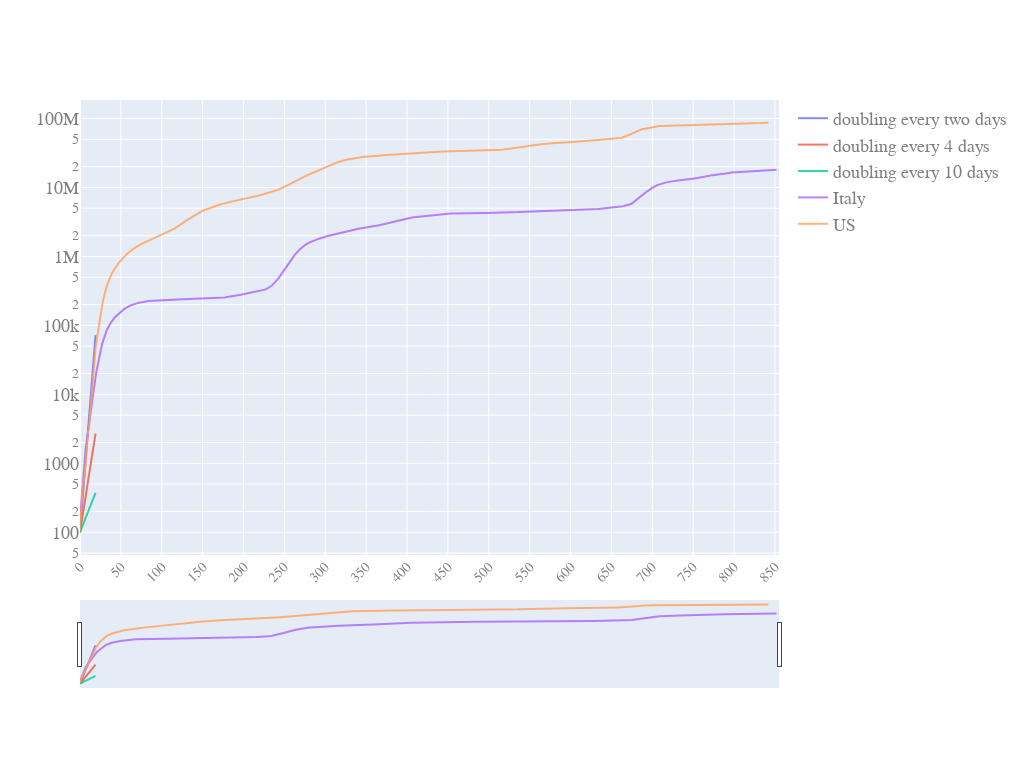

Here is the notebook cell this chart was saved with:
### Code cell
generate_plot(pd_sync_timelines_w_slope.date,
           pd_sync_timelines_w_slope.iloc[:,0:5],
           y_scale='log',
           slider=True)

### Figure 1 — Plotly figure (JSON) as saved in the notebook; plotly's stock layout.template omitted (floating-point values rounded to 4 significant figures; data arrays with more than 128 entries replaced by an {"elided": "..."} marker saying what was removed)
{"data": [{"name": "doubling every two days", "opacity": 0.8, "type": "scatter", "x": {"elided": "856 int values"}, "y": {"elided": "856 float values"}}, {"name": "doubling every 4 days", "opacity": 0.8, "type": "scatter", "x": {"elided": "856 int values"}, "y": {"elided": "856 float values"}}, {"name": "doubling every 10 days", "opacity": 0.8, "type": "scatter", "x": {"elided": "856 int values"}, "y": {"elided": "856 float values"}}, {"name": "Italy", "opacity": 0.8, "type": "scatter", "x": {"elided": "856 int values"}, "y": {"elided": "856 int values"}}, {"name": "US", "opacity": 0.8, "type": "scatter", "x": {"elided": "856 int values"}, "y": {"elided": "856 int values"}}], "layout": {"autosize": true, "font": {"color": "#7f7f7f", "family": "PT Sans, monospace", "size": 18}, "height": 768, "width": 1024, "xaxis": {"nticks": 20, "rangeslider": {"visible": true}, "tickangle": -45, "tickfont": {"color": "#7f7f7f", "size": 14}}, "yaxis": {"type": "log"}}}
